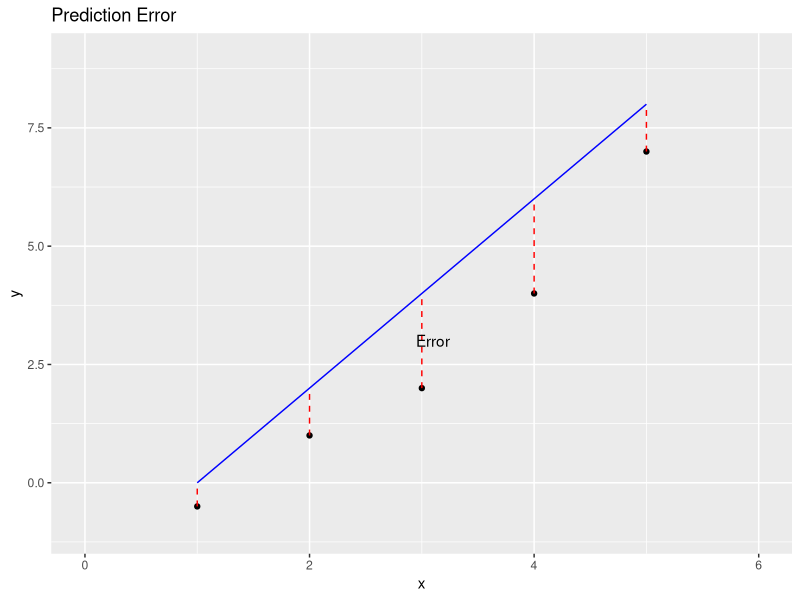
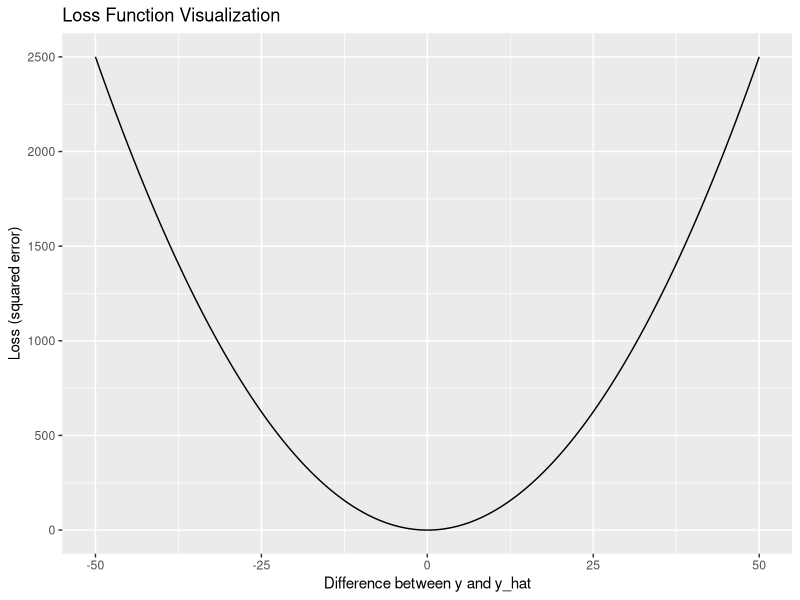
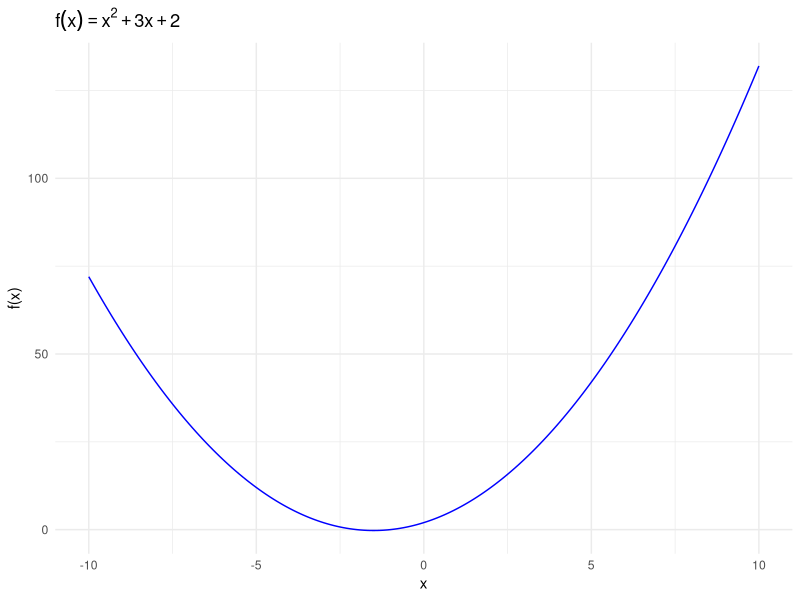

R code for these plots, in order:
## ---- chunk 1
set.seed(1)
library(tidyverse)
library(caret)
## ---- chunk 2
# Create sample labeled data
data <- data.frame(x = c(1, 2, 3, 4, 5), y = c(-0.5, 1, 2, 4, 7))

# Add predictions
data$y_hat <- c(0, 2, 4, 6, 8)

# Plot the data
ggplot(data, aes(x = x, y = y)) +
  geom_point() +
  xlim(0, 6) +
  ylim(-1, 9) +
  geom_line(aes(y = y_hat), color = 'blue') +
  geom_segment(aes(x = x, xend = x, y = y, yend = y_hat), color = 'red', linetype = 'dashed') +
  annotate("text", x = 3.1, y = 3, label = "Error") +
  ggtitle("Prediction Error")
## ---- chunk 3
# Define the loss function (mean squared error)
loss <- function(y, y_hat) {
  # Calculate distances
  distances <- y - y_hat
  
  # Calculate squared distances
  squared_distances <- distances^2
  
  # Return mean squared error
  mean(squared_distances)
}

# Example usage
y <- c(-0.5, 1, 2, 4, 7)
y_hat <- c(0, 2, 4, 6, 8)
loss(y, y_hat)
## ---- chunk 4
# Load necessary library
library(ggplot2)

# Generate data
x <- seq(-50, 50, 0.05)
y <- x^2

# Create the plot
ggplot(data = data.frame(x, y), aes(x = x, y = y)) +
  geom_line() +
  labs(
    x = "Difference between y and y_hat",
    y = "Loss (squared error)",
    title = "Loss Function Visualization"
  )
## ---- chunk 5
# Define the quadratic function
f <- function(x) { x^2 + 3*x + 2 }

# Define the gradient (derivative) of the function
f_prime <- function(x) { 2*x + 3 }

# Gradient Descent algorithm
gradient_descent <- function(f_prime, initial_x, learning_rate, n_iterations) {
  x <- initial_x
  for (i in 1:n_iterations) {
    x <- x - learning_rate * f_prime(x)
  }
  return(x)
}

# Parameters
initial_x <- 0
learning_rate <- 0.1
n_iterations <- 100

# Run Gradient Descent
optimal_x <- gradient_descent(f_prime, initial_x, learning_rate, n_iterations)
optimal_x
## ---- chunk 6
# Create a sequence of x values
x_values <- seq(-10, 10, by = 0.1)

# Calculate the corresponding y values
y_values <- f(x_values)

# Create a data frame for plotting
plot_data <- data.frame(x = x_values, y = y_values)

# Plot the function using ggplot2
ggplot(plot_data, aes(x = x, y = y)) +
  geom_line(color = "blue") +
  labs(title = expression(f(x) == x^2 + 3*x + 2),
       x = "x",
       y = "f(x)") +
  theme_minimal()
